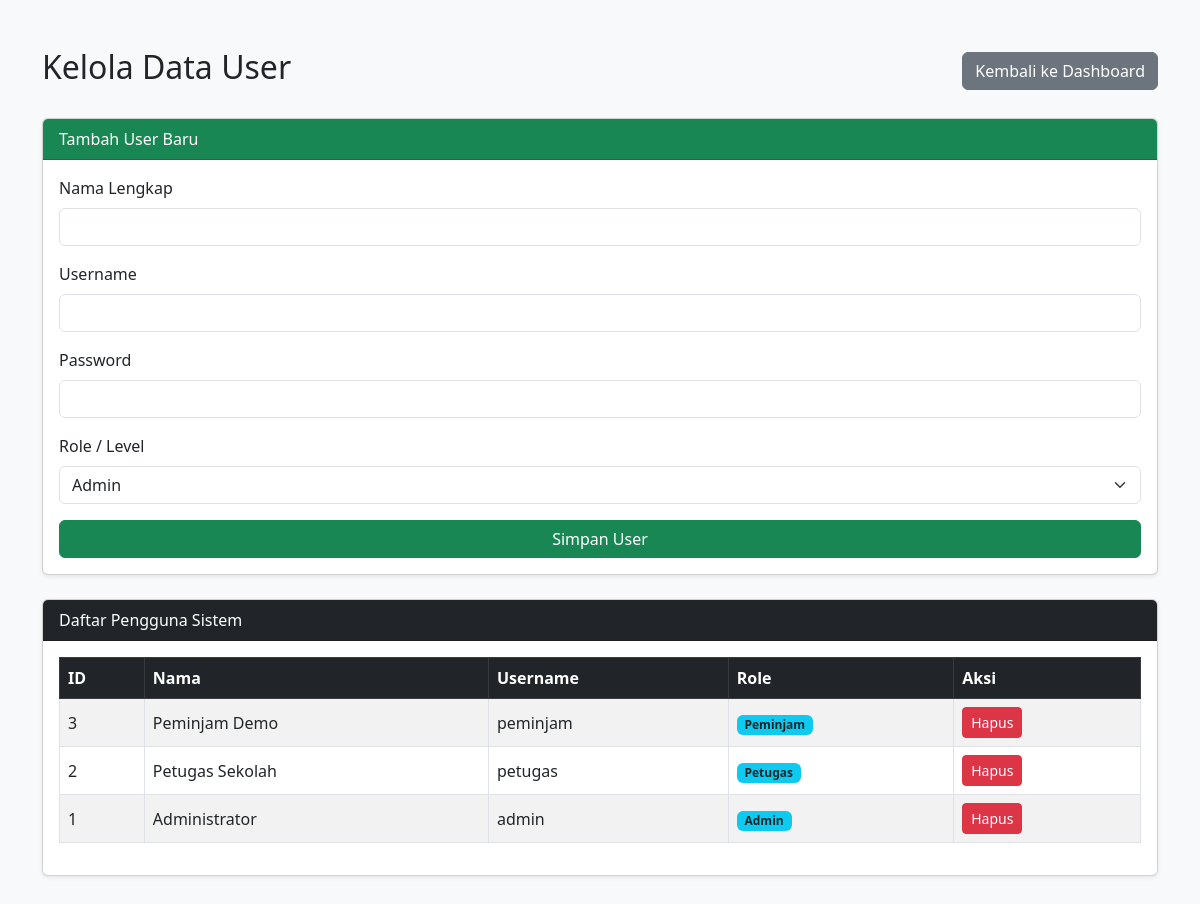
Page /data.user.php (signed in) on the committed database.
### tables this page shows
CREATE TABLE users (
    id INT AUTO_INCREMENT PRIMARY KEY,
    nama VARCHAR(100) NOT NULL,
    username VARCHAR(50) NOT NULL UNIQUE,
    password VARCHAR(255) NOT NULL,
    role ENUM('admin', 'petugas', 'peminjam') NOT NULL DEFAULT 'peminjam'
);

### data.user.php (the view, shortened to what this page needs)
<?php
require_once 'config.php';
$users = $pdo->query("SELECT * FROM users ORDER BY id DESC")->fetchAll();
?>
<!DOCTYPE html>
<html lang="id">
<head>
    <link href="https://cdn.jsdelivr.net/npm/bootstrap@5.3.0/dist/css/bootstrap.min.css" rel="stylesheet">
</head>
<body class="bg-light">
    <div class="container my-5">
        <div class="d-flex justify-content-between align-items-center mb-4">
            <h2>Kelola Data User</h2>
            <a href="dashboard.php" class="btn btn-secondary">Kembali ke Dashboard</a>
        </div>
        <div class="card mb-4 shadow-sm">
            <div class="card-header bg-success text-white">Tambah User Baru</div>
            <div class="card-body">
                <form method="POST">
                    <div class="mb-3">
                        <label class="form-label">Nama Lengkap</label>
                        <input type="text" name="nama" class="form-control" required>
                    </div>
                    <div class="mb-3">
                        <label class="form-label">Username</label>
                        <input type="text" name="username" class="form-control" required>
                    </div>
                    <div class="mb-3">
                        <label class="form-label">Password</label>
                        <input type="password" name="password" class="form-control" required>
                    </div>
                    <div class="mb-3">
                        <label class="form-label">Role / Level</label>
                        <select name="role" class="form-select" required>
                            <option value="admin">Admin</option>
                        </select>
                    </div>
                    <button type="submit" name="tambah_user" class="btn btn-success w-100">Simpan User</button>
                </form>
            </div>
        </div>
        <div class="card shadow-sm">
            <div class="card-header bg-dark text-white">Daftar Pengguna Sistem</div>
            <div class="card-body">
                <table class="table table-bordered table-striped align-middle">
                    <thead class="table-dark">
                        <tr>
                            <th>ID</th>
                            <th>Nama</th>
                            <th>Username</th>
                            <th>Role</th>
                            <th>Aksi</th>
                        </tr>
                    </thead>
                    <tbody>
                        <?php foreach ($users as $u): ?>
                        <tr>
                            <td><?= $u['id']; ?></td>
                            <td><?= htmlspecialchars($u['nama']); ?></td>
                            <td><?= htmlspecialchars($u['username']); ?></td>
                            <td><span class="badge bg-info text-dark"><?= ucfirst($u['role']); ?></span></td>
                            <td>
                                <a href="data_user.php?hapus=<?= $u['id']; ?>" class="btn btn-danger btn-sm" onclick="return confirm('Hapus user ini?')">Hapus</a>
                            </td>
                        </tr>
                        <?php endforeach; ?>
                    </tbody>
                </table>
            </div>
        </div>
    </div>
</body>
</html>

### rows in the picture
users: id "3", nama "Peminjam Demo", username "peminjam", role "Peminjam"
users: id "2", nama "Petugas Sekolah", username "petugas", role "Petugas"
users: id "1", nama "Administrator", username "admin", role "Admin"
